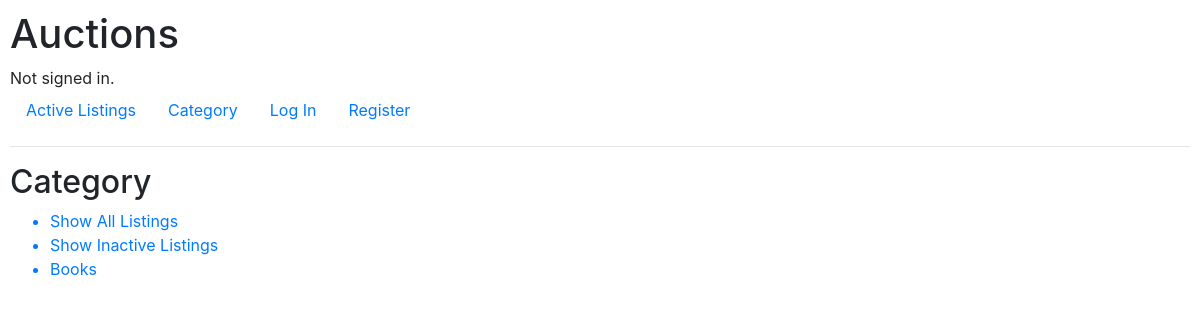
Before: /category with the older database file.
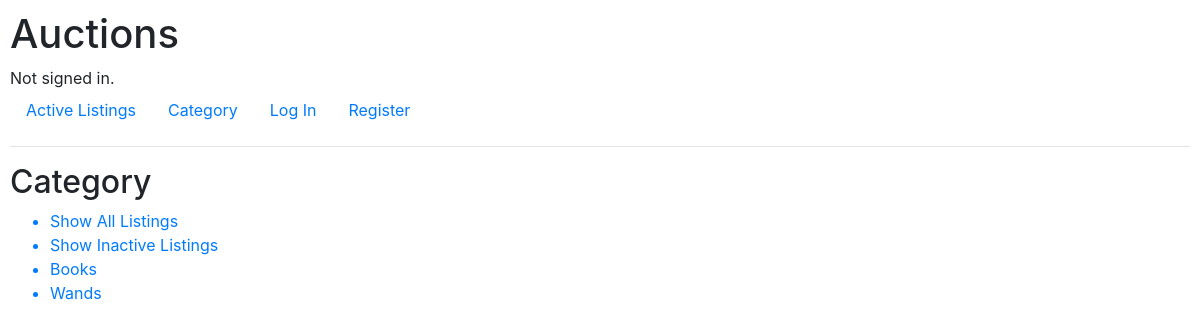
After: the same page with the newer database file.
### auctions/models.py (models this page shows, shortened)
class Category(models.Model):
    name = models.CharField(max_length=64)

### auctions/views.py (the view)
# urls.py: path("category", views.category, name="category"),
def category(request):
    return render(request, "auctions/category.html", {
        "categories": Category.objects.all()
    })

### auctions/templates/auctions/category.html (shortened to what this page needs)
{% extends "auctions/layout.html" %}
{% block body %}
    <h2>Category</h2>
    <ul>
        <a style="text-decoration: none;" href="{% url 'all' %}"><li>Show All Listings</li></a>
        <a style="text-decoration: none;" href="{% url 'includeInactive' %}"><li>Show Inactive Listings</li></a>
        {% for category in categories %}
            <a style="text-decoration: none;" href="category/{{ category.name }}"><li>{{ category.name }}</li></a>
        {% endfor %}
    </ul>
{% endblock %}

Changed rows visible on the page:
added Category: name "Wands"
